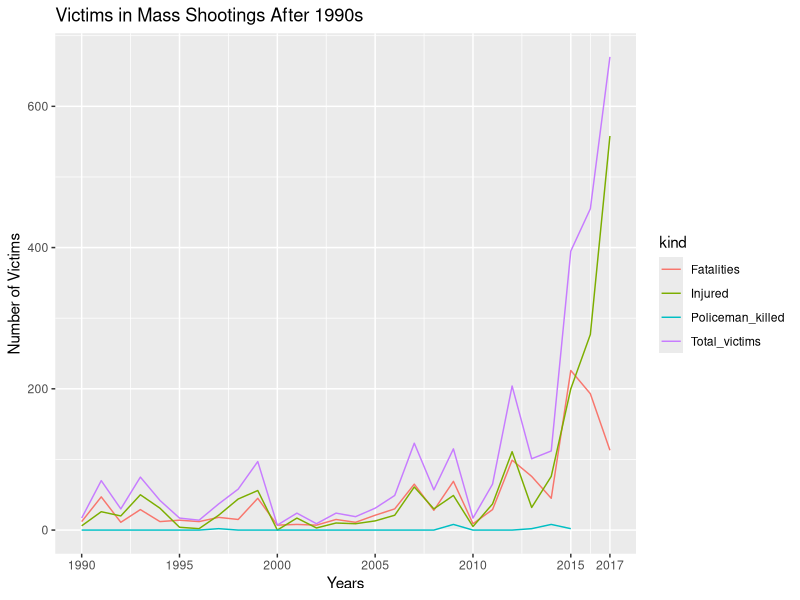

The R source for this figure:
library('tidyr')
library('dplyr')
library('ggplot2')
shooting <- read.csv(file = "Mass Shootings Dataset Ver 5.csv", stringsAsFactors = FALSE) %>%
  select(Date, Fatalities, Injured, Total.victims ,Policeman.Killed)
Years <- format(as.Date(shooting$Date, format="%m/%d/%Y"),"%Y")
shooting <- mutate(shooting, Years = Years) %>% 
  select(Fatalities, Injured, Total.victims ,Policeman.Killed, Years)%>% 
  group_by(Years) %>% 
  summarise(Fatalities = sum(Fatalities), Injured = sum(Injured), 
            Total_victims = sum(Total.victims), Policeman_killed = sum(Policeman.Killed))

shooting_df <- gather(shooting, kind, frequency, Fatalities : Policeman_killed) %>%
  filter(Years > 1989)

plot_shooting <- ggplot(data = shooting_df, aes(x = as.numeric(Years), y = as.numeric(frequency), group = kind, colour = kind)) + 
  geom_line(na.rm = TRUE) + 
  scale_x_continuous(breaks = c(1990, 1995, 2000, 2005, 2010, 2015, 2017)) + 
  ggtitle("Victims in Mass Shootings After 1990s") + xlab("Years") + ylab("Number of Victims") 

